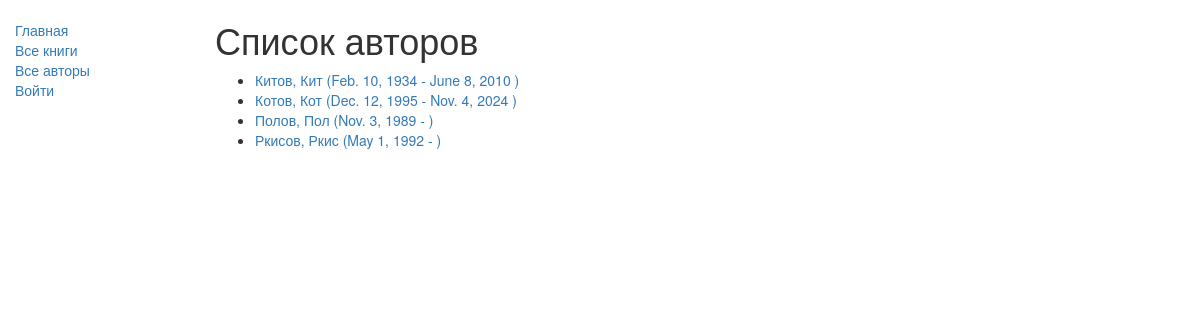
The app's page /catalog/authors/, older data.
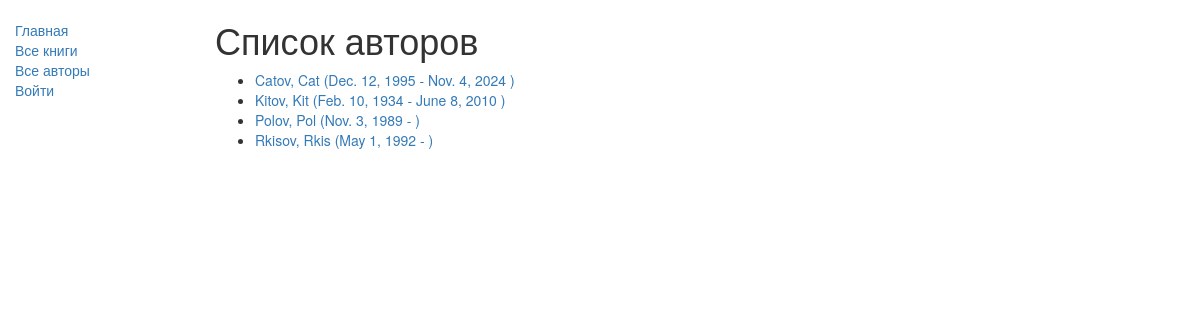
The same page, newer data.
### catalog/models.py (models this page shows, shortened)
class Author(models.Model):
    first_name = models.CharField(max_length=100)
    last_name = models.CharField(max_length=100)
    date_of_birth = models.DateField(null=True, blank=True)
    date_of_death = models.DateField('Died', null=True, blank=True)
    def get_absolute_url(self):
        return reverse('author-detail', args=[str(self.id)])
    class Meta:
        ordering = ['last_name']

### catalog/views.py (the view)
# urls.py: path('authors/', views.AuthorListView.as_view(), name='author'),
class AuthorListView(generic.ListView):
    model = Author
    paginate_by = 10

### catalog/templates/catalog/author_list.html
{% extends "base_generic.html" %}
{% block content %}
    <h1>Список авторов</h1>
    {% if author_list %}
    <ul>
        {% for author in author_list %}
            <li>
                <a href="{{ author.get_absolute_url }}">
                    {{ author.last_name }},
                    {{ author.first_name }}
                    ({{ author.date_of_birth }} -
                    {% if author.date_of_death %}
                        {{ author.date_of_death }}
                    {% endif %}
                    )
                </a>
            </li>
        {% endfor %}
    </ul>
    {% else %}
        <p>There are no authors in the library.</p>
    {% endif %}
{% endblock %}

Row changes from the older to the newer data that the page shows:
changed Author: last_name "Котов" → "Catov"; first_name "Кот" → "Cat"; moves up the list
changed Author: last_name "Китов" → "Kitov"; first_name "Кит" → "Kit"
changed Author: last_name "Полов" → "Polov"; first_name "Пол" → "Pol"
changed Author: last_name "Ркисов" → "Rkisov"; first_name "Ркис" → "Rkis"
